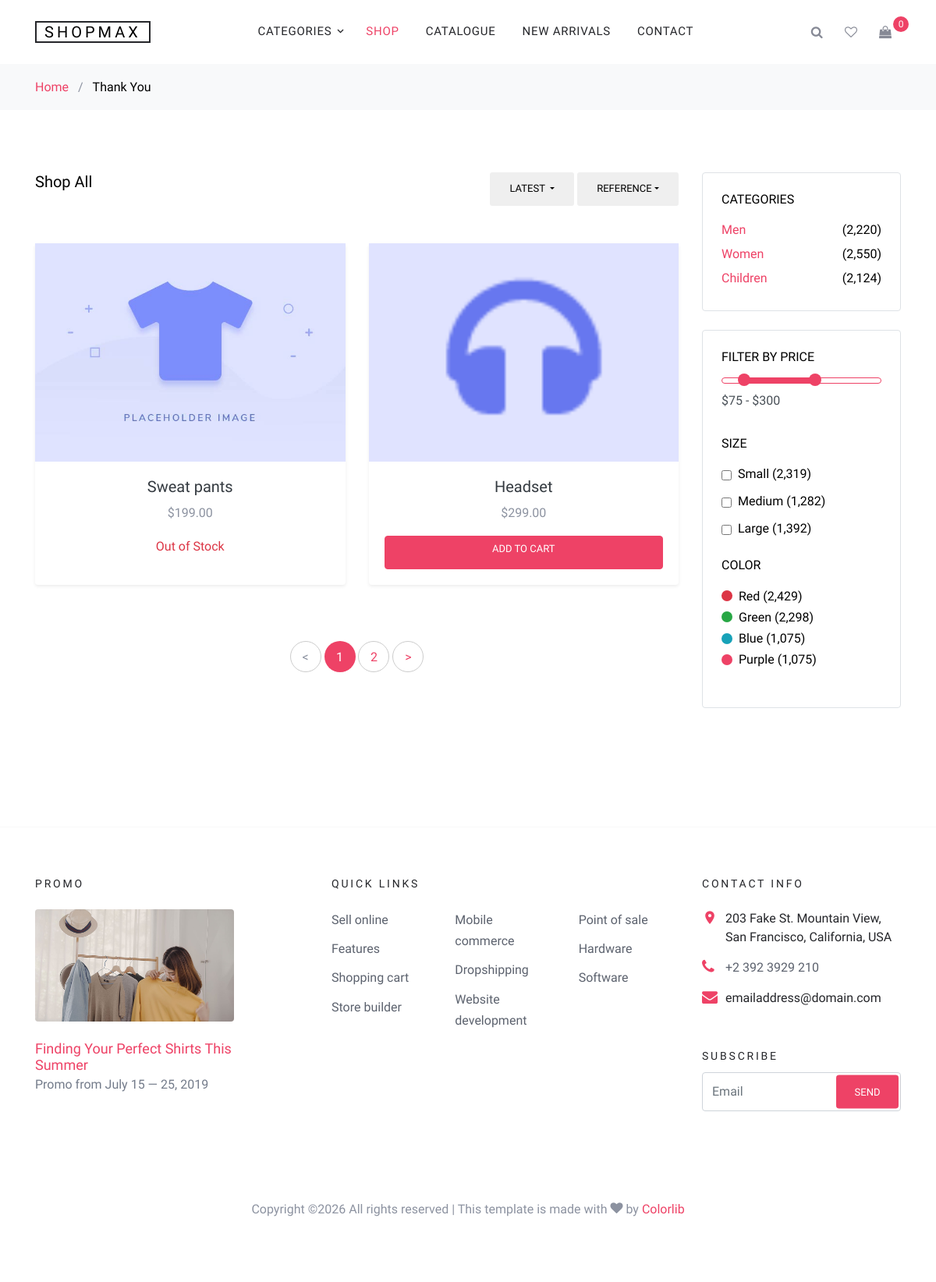
/store/, run on the app's committed database.
### store/models.py (models this page shows, shortened)
class Product(models.Model):
    product_name = models.CharField(max_length=50, unique=True)
    description = models.TextField(blank=True, null=True)
    slug = models.SlugField(max_length=200, unique=True)
    price = models.DecimalField(max_digits=9, decimal_places=2)
    stock = models.IntegerField()
    is_available = models.BooleanField(default=False)
    category = models.ForeignKey(Category, on_delete=models.CASCADE)
    product_image = models.ImageField(upload_to='photos/products', blank=True)
    created_date = models.DateTimeField(auto_now_add=True)
    modified_date = models.DateTimeField(auto_now_add=True)
    def get_url(self):
        return reverse( 'product_detail', args=[self.category.slug, self.slug])

### store/views.py (the view)
# urls.py: path('store/', include('store.urls')),
def store(request, category_slug=None):
    categories = None
    if category_slug is not None:
        categories = get_object_or_404(Category, slug=category_slug)
        products = Product.objects.filter(
            category=categories,
            is_available=True
        ).order_by('id')
        paginator = Paginator(products, 2)
        page = request.GET.get('page')
        page_number = paginator.get_page(page)
    else:
        products = Product.objects.filter(is_available=True).order_by('id')
        paginator = Paginator(products, 2)
        page = request.GET.get('page')
        page_number = paginator.get_page(page)
    product_count = products.count()
    context = {
        'products': page_number,
        'product_count': product_count,
    }
    return render(request, 'store.html', context)

### cart/context_processors.py (called while the page is built)
def cart_count(request):
    try:
        cart = Cart.objects.get(cart_id=_cart_id(request))
        result = CartItem.objects.filter(cart=cart).aggregate(total_qty=Sum('quantity'))
        cart_count = result['total_qty'] or 0
    except Cart.DoesNotExist:
        cart_count = 0
    return {'cart_count': cart_count}

### cart/views.py (called while the page is built)
def _cart_id(request):
    if not request.session.session_key:
        request.session.create()
    return request.session.session_key

### category/context_processors.py (called while the page is built)
def menu_links(request):
    links = Category.objects.all()
    return dict(links=links)

### store/templates/store.html (shortened to what this page needs)
{% extends 'base.html' %}
{% load static %}
{% block content %}
<div class="site-section">
    <div class="container">
        <div class="row mb-5">
            <div class="col-md-9 order-1">
                <div class="row align">
                    <div class="col-md-12 mb-5">
                        <div class="float-md-left">
                            <h2 class="text-black h5">Shop All</h2>
                        </div>
                        <div class="d-flex">
                            <div class="dropdown mr-1 ml-md-auto">
                                <button type="button" class="btn btn-white btn-sm dropdown-toggle px-4"
                                    id="dropdownMenuOffset" data-toggle="dropdown" aria-haspopup="true"
                                    aria-expanded="false">
                                    Latest
                                </button>
                            </div>
                            <div class="btn-group">
                                <button type="button" class="btn btn-white btn-sm dropdown-toggle px-4"
                                    id="dropdownMenuReference" data-toggle="dropdown">Reference</button>
                            </div>
                        </div>
                    </div>
                </div>
<div class="row mb-5">
    {% for product in products %}
    <div class="col-lg-6 col-md-6 col-sm-12 mb-4">
        <div class="card border-0 shadow-sm h-100">
            <a href="{{ product.get_url }}"
               class="bg-light d-block overflow-hidden">
                {% if product.product_image %}
                <img src="{{ product.product_image.url }}"
                     alt="{{ product.product_name }}"
                     class="img-fluid w-100"
                     style="height: 280px; object-fit: cover;">
                {% else %}
                <img src="/static/images/default-product.png"
                     alt="No Image"
                     class="img-fluid w-100"
                     style="height: 280px; object-fit: cover;">
                {% endif %}
            </a>
            <div class="card-body text-center d-flex flex-column">
                <h2 class="h5 mb-2">
                    <a href="{{ product.get_url }}"
                       class="text-dark text-decoration-none">
                        {{ product.product_name }}
                    </a>
                </h2>
                <strong class="item-price d-block mb-3">
                    ${{ product.price|floatformat:2 }}
                </strong>
                <div class="mt-auto">
                    {% if product.stock <= 0 %}
                    <p class="text-danger">Out of Stock</p>
                    {% else %}
                    <a href="{% url 'add_cart' product.id %}"
                       class="btn btn-primary w-100">
                        Add to Cart
                    </a>
                    {% endif %}
                </div>
            </div>
        </div>
    </div>
    {% empty %}
    <div class="col-12 text-center py-5">
        <h4>No products available at the moment.</h4>
    </div>
    {% endfor %}
</div>
                <div class="row">
                    <div class="col-md-12 text-center">
                        {% if products.has_other_pages %}
                        <div class="site-block-27">
                            <ul>
                                {% if products.has_previous %}
                                <li>
                                    <a href="?page={{ products.previous_page_number }}">&lt;</a>
                                </li>
                                {% else %}
                                <li class="disabled">
                                    <span>&lt;</span>
                                </li>
                                {% endif %}
                                {% for i in products.paginator.page_range %}
                                {% if products.number == i %}
                                <li class="active">
                                    <span>{{ i }}</span>
                                </li>
                                {% else %}
                                <li>
                                    <a href="?page={{ i }}">{{ i }}</a>
                                </li>
                                {% endif %}
                                {% endfor %}
                                {% if products.has_next %}
                                <li>
                                    <a href="?page={{ products.next_page_number }}">&gt;</a>
                                </li>
                                {% else %}
                                <li class="disabled">
                                    <span>&gt;</span>
                                </li>
                                {% endif %}
                            </ul>
                        </div>
                        {% endif %}
                    </div>
                </div>
            </div>
            <div class="col-md-3 order-2 mb-5 mb-md-0">
                <div class="border p-4 rounded mb-4">
                    <h3 class="mb-3 h6 text-uppercase text-black d-block">Categories</h3>
                    <ul class="list-unstyled mb-0">
                        <li class="mb-1"><a href="#" class="d-flex"><span>Men</span> <span
                                    class="text-black ml-auto">(2,220)</span></a></li>
                        <li class="mb-1"><a href="#" class="d-flex"><span>Women</span> <span
                                    class="text-black ml-auto">(2,550)</span></a></li>
                        <li class="mb-1"><a href="#" class="d-flex"><span>Children</span> <span
                                    class="text-black ml-auto">(2,124)</span></a></li>
                    </ul>
                </div>
                <div class="border p-4 rounded mb-4">
                    <div class="mb-4">
                        <h3 class="mb-3 h6 text-uppercase text-black d-block">Filter by Price</h3>
                        <div id="slider-range" class="border-primary"></div>
                        <input type="text" name="text" id="amount" class="form-control border-0 pl-0 bg-white"
                            disabled="" />
                    </div>
                    <div class="mb-4">
                        <h3 class="mb-3 h6 text-uppercase text-black d-block">Size</h3>
                        <label for="s_sm" class="d-flex">
                            <input type="checkbox" id="s_sm" class="mr-2 mt-1"> <span class="text-black">Small
                                (2,319)</span>
                        </label>
                        <label for="s_md" class="d-flex">
                            <input type="checkbox" id="s_md" class="mr-2 mt-1"> <span class="text-black">Medium
                                (1,282)</span>
                        </label>
                        <label for="s_lg" class="d-flex">
                            <input type="checkbox" id="s_lg" class="mr-2 mt-1"> <span class="text-black">Large
                                (1,392)</span>
                        </label>
                    </div>
                    <div class="mb-4">
                        <h3 class="mb-3 h6 text-uppercase text-black d-block">Color</h3>
                        <a href="#" class="d-flex color-item align-items-center">
                            <span class="bg-danger color d-inline-block rounded-circle mr-2"></span> <span
                                class="text-black">Red
                                (2,429)</span>
                        </a>
                        <a href="#" class="d-flex color-item align-items-center">
                            <span class="bg-success color d-inline-block rounded-circle mr-2"></span> <span
                                class="text-black">Green (2,298)</span>
                        </a>
                        <a href="#" class="d-flex color-item align-items-center">
                            <span class="bg-info color d-inline-block rounded-circle mr-2"></span> <span
                                class="text-black">Blue
                                (1,075)</span>
                        </a>
                        <a href="#" class="d-flex color-item align-items-center">
                            <span class="bg-primary color d-inline-block rounded-circle mr-2"></span> <span
                                class="text-black">Purple (1,075)</span>
                        </a>
                    </div>
                </div>
            </div>
        </div>
    </div>
</div>
{% endblock %}

### static/css/style.css (style rules this page uses)
body { line-height: 1.7; color: #8c92a0; font-weight: 300; font-size: 16px; }
a { -webkit-transition: .3s all ease; -o-transition: .3s all ease; transition: .3s all ease; }
.text-black { color: #000; }
.btn { height: 43px; -webkit-transition: .3s all ease-in-out; -o-transition: .3s all ease-in-out; transition: .3s all ease-in-out; text-transform: uppercase; font-size: 13px; }
.form-control { height: 43px; }
.site-section { padding: 2.5em 0; }
@media (min-width: 768px) { .site-section { padding: 5em 0; } }
.site-block-27 ul, .site-block-27 ul li { padding: 0; margin: 0; }
.site-block-27 ul li { display: inline-block; margin-bottom: 4px; }
.site-block-27 ul li a, .site-block-27 ul li span { text-align: center; display: inline-block; width: 40px; height: 40px; line-height: 40px; border-radius: 50%; border: 1px solid #ccc; }
.site-block-27 ul li.active a, .site-block-27 ul li.active span { background: #ee4266; color: #fff; border: 1px solid transparent; }
#slider-range { height: 8px; }
.color-item .color { width: 14px; height: 14px; }

### data on the page
Product: product_image (picture), product_name "Sweat pants", price "199.00", stock "Out of Stock"
Product: product_image (picture), product_name "Headset", price "299.00", stock "ADD TO CART"

### other printed values
{{ cart_count }} "0"
{{ i }} "1"
{{ i }} "2"
